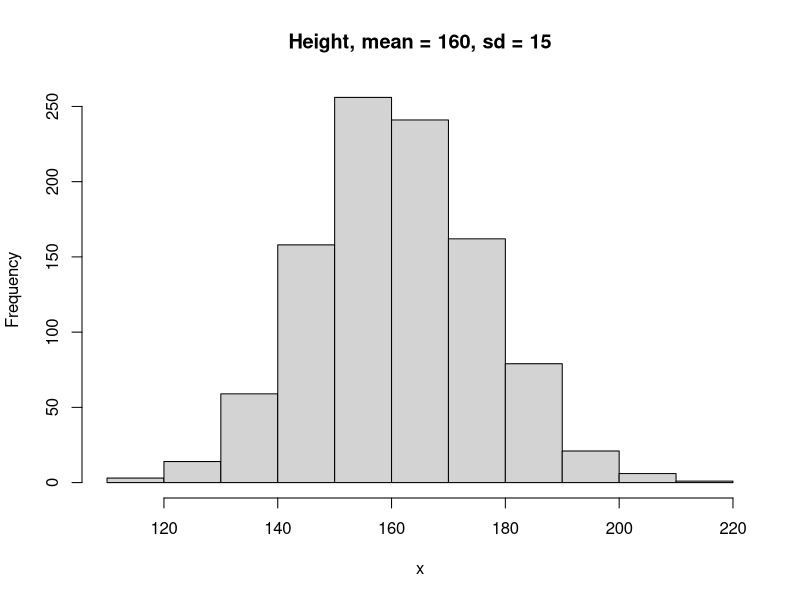
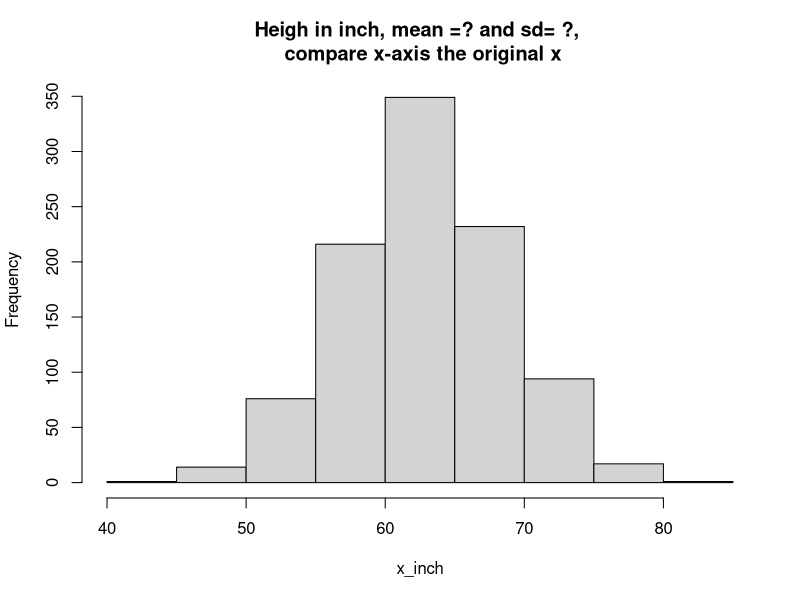
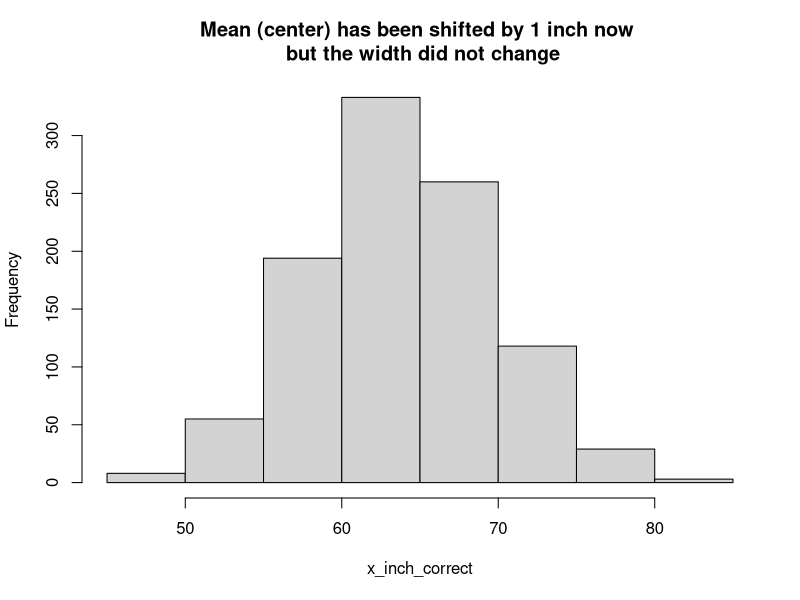

R code for these plots, in order:
# Exampple linear transformation, Part 1 (descriptive) - 2. 

# Hypothetical height distribution, in centimeter. Mean is 160 cm and sd (standard deviation ) is 15. A sample of 1000 people from a hypothetical population of a few million
# these are artificial (simulated) data, and you will know how to use this function in R in "Probability" module of EPIB613
x <- rnorm(n = 1000, mean = 160, sd = 15)


# Histogram of x variable
hist(x, main = "Height, mean = 160, sd = 15")


# New variable called by, transformed, from centimeter to inch 
x_inch <- x*0.39
hist(x_inch, main = "Heigh in inch, mean =? and sd= ?, \n compare x-axis the original x")


# Now lets check how the mean and sd of x changed, when you multipleied with the constant 
mean(x)
mean(x_inch)

sd(x)
sd(x_inch) # was it multiplied by 0.39 ?



# It turned out that the ruler to measure the hight was not accurate but was designed to report 1 inch lower than it shoud be, so we need to add 1 inch to everyone's height now 
x_inch_correct <- x_inch + 1

# Dispalying the histogram
hist(x_inch_correct, main = "Mean (center) has been shifted by 1 inch now \n but the width did not change")

# mean has now shifted, since everyone got 1 inch taller 
mean(x_inch)
mean(x_inch_correct)


# How about SD? does adding a value (as opposed to multiplying) change the spread of the distribution? 
sd(x_inch)
sd(x_inch_correct)

